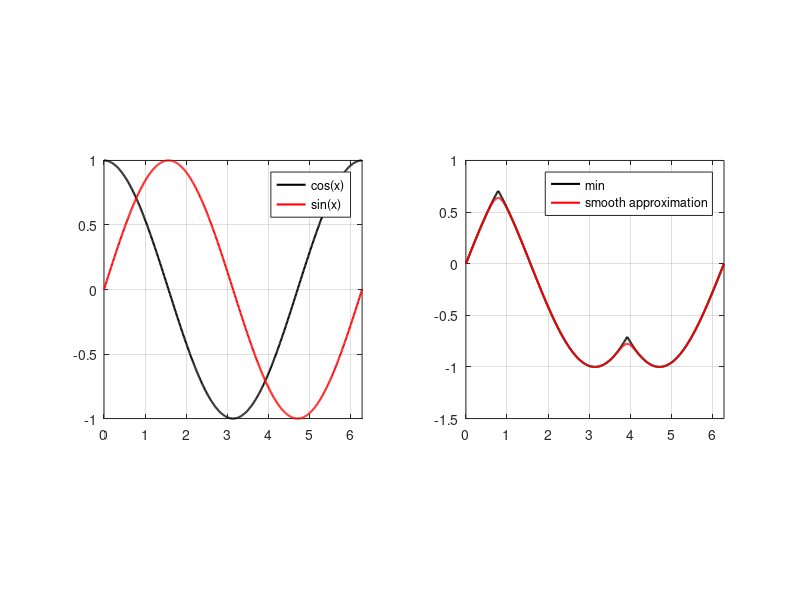

MATLAB code to generate this figure:
clc;
clear;

psi1_arr = [];
psi2_arr = [];

rho1_arr = [];
rho2_arr = [];

x_arr = [];

for x = 0:0.01:2*pi
    psi1 = cos(x);
    psi2 = sin(x);
    
    eta = 10;
    rho1 = min(psi1,psi2);
    rho2 = -1/eta*log(exp(-eta*psi1)+exp(-eta*psi2));
    
    psi1_arr = [psi1_arr; psi1];
    psi2_arr = [psi2_arr; psi2];
    rho1_arr = [rho1_arr; rho1];
    rho2_arr = [rho2_arr; rho2];
    x_arr = [x_arr; x];
    
end

figure(1)
subplot(1,2,1)
plot(x_arr,psi1_arr,'k-', 'LineWidth', 1.5); hold on;
plot(x_arr,psi2_arr,'r-', 'LineWidth', 1.5);
legend('cos(x)', 'sin(x)')
xlim([0, 2*pi])
grid on;
axis square

subplot(1,2,2)
plot(x_arr,rho1_arr,'k-', 'LineWidth', 1.5); hold on;
plot(x_arr,rho2_arr,'r-', 'LineWidth', 1.5);
legend('min', 'smooth approximation')
xlim([0, 2*pi])
grid on;
axis square